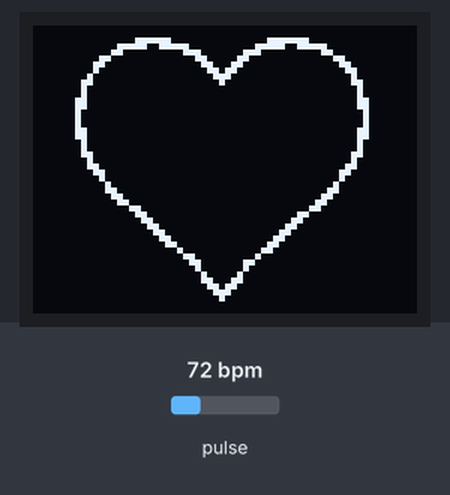
A sketch run on a simulated ESP8266 (Wemos D1 mini). Shown: 64×48 one-colour display. The test bench sets the inputs (shaded band); at power-on: pulse 72 bpm. What the sketch prints to the serial monitor is not drawn.

Above: at 4.2 s.
4.3 s: pulse set to 100 bpm
At 7.2 s:
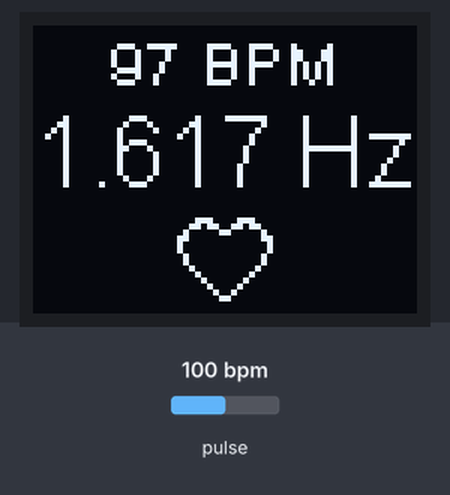
7.3 s: pulse set to 42 bpm
At 9.6 s:
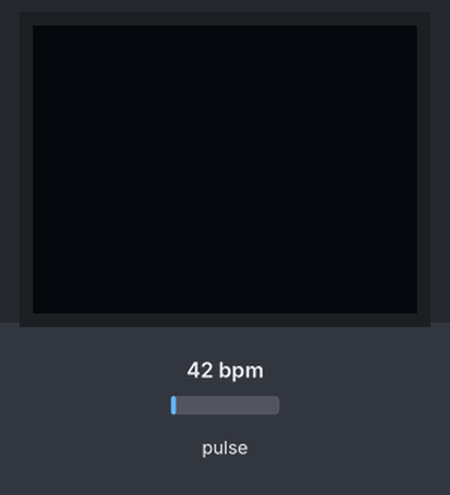
10.3 s: pulse set to 70 bpm
At 13.21 s:
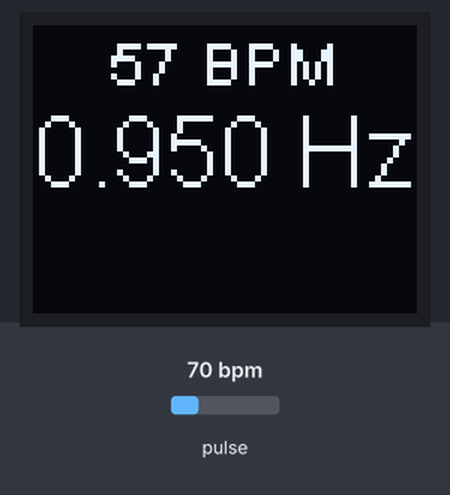
Timing chart, 0 to 14.7 s (numbered marks = the images above; inputs shaded):
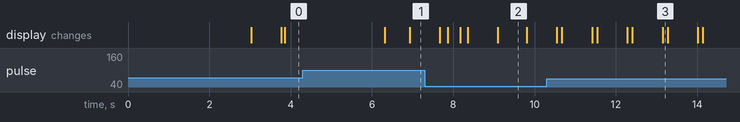

The sketch:

heart_beat.ino
```cpp
#include "config.h"
#include "SensorManager.h"
#include "DisplayController.h"

// Globale Instanzen
SensorManager sensor;
DisplayController display;

void setup() {
    Serial.begin(115200);
    delay(3000);
    Serial.println("start initialization...");

    // Initialisierung der Module
    sensor.begin();
    display.begin();

    Serial.println("System gestartet.");
}

void loop() {
    // Sensor prüfen
    sensor.update();                    // check if finger is present, update BPM if beat detected

    if (sensor.isBeatDetected()) {
        display.resetPulseAnimation();

        display.selectDisplayMode(1);   // beat deteced, but potentially not a full set of data

        if (sensor.fullSet()) {
            display.selectDisplayMode(2);  // beat detected, data set complete
            display.updateBPM(sensor.getBPM());    // transfer BPM to DisplayController

            Serial.print("BPM: ");
            Serial.println(sensor.getBPM());
        }
    }

    // Fingerprüfung → bei Verlust zurück zu Animation
    if (!sensor.isFingerPresent()) {
        display.selectDisplayMode(0);  // zurück zur Animation
        sensor.resetNoSamples();
    }

    if (sensor.isSignalLost()) {
        display.selectDisplayMode(0);  // Zurück zur Animation
        sensor.resetNoSamples();
    }

    // Display-Animation unabhängig weiterlaufen lassen
    display.update();

    // Zeitsteuerung (100 Hz)
    delay(10);
}
```

DisplayController.cpp
```cpp
#include "DisplayController.h"
#include "config.h"
#include "heart.h"
#include "heart_s.h"

void DisplayController::begin() {
    display.init();
    display.flipScreenVertically();  // <- Dreht Display in richtige Ausrichtung
    display.clear();
    display.display();
}

void DisplayController::updateBPM(int bpm) {
    currentBPM = bpm;
}

void DisplayController::update() {
    pulseAnimationState++;
    if (pulseAnimationState > 100) pulseAnimationState = 0;

    display.clear();

    switch (displayM) {
        case 0:
            if (pulseAnimationState < 50) {
                display.drawXbm(5, 0, heart_width, heart_height, heart_bits);
            }
            break;
        case 1:
            if (pulseAnimationState < 30) {
                display.drawXbm(5, 0, heart_width, heart_height, heart_bits);
            }
            break;
        case 2:
            if (pulseAnimationState < 30) {
                display.drawXbm(24, 32, heart_s_width, heart_s_height, heart_s_bits);
            }

            display.setFont(ArialMT_Plain_10);
            String dispBPM = String(currentBPM)+" BPM";
            int pixelWidth = display.getStringWidth(dispBPM);
            int offset = (64-pixelWidth)/2;
            if (offset<0) offset=0;
            display.drawString(offset, 0, String(currentBPM)+" BPM");

            display.setFont(ArialMT_Plain_16);
            float frequ = currentBPM / 60.0;               // Umwandlung in Hz
            String frequStr = String(frequ, 3);            // Umwandlung in String mit 3 Nachkommastellen
            frequStr += " Hz";
            pixelWidth = display.getStringWidth(frequStr);
            offset = (64-pixelWidth)/2;
            if (offset<0) offset=0;
            display.drawString(offset, 12, frequStr);

            break;
    }

    display.display();
}

void DisplayController::selectDisplayMode(int mode) {
    displayM = mode;
}

int DisplayController::displayMode() {
    return displayM;
}

void DisplayController::resetPulseAnimation() {
    pulseAnimationState = 0;
}
```

DisplayController.h
```cpp
#pragma once
#include <SSD1306Wire.h>

class DisplayController {
public:
    void begin();
    void update();
    void updateBPM(int bpm);
    void selectDisplayMode(int mode);
    int displayMode();
    void resetPulseAnimation();

private:
    SSD1306Wire display = SSD1306Wire(0x3C, D2, D1, GEOMETRY_64_48);  // ← Größe explizit gesetzt!

    int currentBPM = 0;
    int displayM = 0;
    int pulseAnimationState = 0;
    unsigned long lastPulseUpdate = 0;
};
```

SensorManager.cpp
```cpp
#include "SensorManager.h"
#include "config.h"

void SensorManager::begin() {
    Wire.begin();  // nutzt automatisch D1 (SCL) und D2 (SDA) beim D1 Mini
    Wire.setClock(400000);  // optional: 400kHz I2C für schnelleren Datentransfer

    if (!sensor.begin(Wire, I2C_SPEED_FAST)) {
        Serial.println("MAX30102 nicht gefunden.");
        while (1);
    }

    Serial.println("Sensor initialisiert. Warte auf Finger...");

    // Konfiguration wie im bewährten Beispiel
    sensor.setup();  // Default-Konfiguration (69 Samples/s)
    sensor.setPulseAmplitudeRed(0x0A);   // Red LED an (niedrig)
    sensor.setPulseAmplitudeGreen(0);    // Grün aus
    sensor.setPulseAmplitudeIR(0x0A);    // IR an (niedrig)

    beatDetected = false;
    lastBeat = 0;
    beatAvg = 0;
}

void SensorManager::update() {
    lastIR = sensor.getIR();  // 1 Sample pro Aufruf

    if (lastIR > 5000) {      // finger is present

        if (checkForBeat(lastIR)) {
        // Herzschlag erkannt
        long now = millis();
        long delta = now - lastBeat;
        lastBeat = now;

        beatsPerMinute = 60.0 / (delta / 1000.0);

        if (beatsPerMinute < 255 && beatsPerMinute > 20) {
            rates[rateSpot++] = (byte)beatsPerMinute;
            rateSpot %= RATE_SIZE;
            if (noSamples<RATE_SIZE) noSamples++;

            // Durchschnitt berechnen
            int sum = 0;
            for (byte i = 0; i < RATE_SIZE; i++) {
                sum += rates[i];
            }
            beatAvg = sum / RATE_SIZE;
        }

        beatDetected = true;
        }
    }
}

bool SensorManager::isBeatDetected() {
    if (beatDetected) {
        beatDetected = false;
        return true;
    }
    return false;
}

long SensorManager::getIR() {
    return lastIR;
}

float SensorManager::getBPM() {
    return beatAvg;
}

bool SensorManager::isFingerPresent() {
    return lastIR > 5000;
}

bool SensorManager::isSignalLost() {
    // Nur prüfen, wenn BPM bekannt
    if (beatsPerMinute < 30 || beatsPerMinute > 200) return false;

    long interval = 60.0 * 1000.0 / beatsPerMinute;
    long timeout = 1.5 * interval;

    return millis() - lastBeat > timeout;
}

bool SensorManager::fullSet() {
    return noSamples >= RATE_SIZE;
}

void SensorManager::resetNoSamples() {
    noSamples = 0;
}
```

SensorManager.h
```cpp
#pragma once

#include <Wire.h>
#include <MAX30105.h>
#include "heartRate.h"

class SensorManager {
public:
    void begin();
    void update();                  // check, if finger is present. If beat detected, update beatsPerMinute und beatDetected
    bool isBeatDetected();
    long getIR();
    float getBPM();
    bool isFingerPresent();
    bool isSignalLost();
    void resetNoSamples();
    bool fullSet();                 // returns true, if a full set of measurements has been acquired

private:
    MAX30105 sensor;
    long lastIR = 0;
    bool beatDetected = false;


    // Herzfrequenz-Analyse
    const static int RATE_SIZE = 5;
    byte rates[RATE_SIZE];
    byte rateSpot = 0;
    byte noSamples = 0;
    long lastBeat = 0;
    float beatsPerMinute = 0;
    float beatAvg = 0;
};
```

heart_s.h
```cpp
#define heart_s_width 16
#define heart_s_height 15
static unsigned char heart_s_bits[] = {
  0x38, 0x1C, 0x6C, 0x36, 0x82, 0x41, 0x03, 0xC0, 0x01, 0x80, 0x01, 0x80,
  0x02, 0x40, 0x02, 0x40, 0x04, 0x20, 0x08, 0x10, 0x10, 0x08, 0x20, 0x04,
  0x40, 0x02, 0x80, 0x01, 0x00, 0x00, };
```

config.h
```cpp
#pragma once

// I2C Pins für D1 Mini (ESP8266)
#define I2C_SDA         D2  // GPIO4
#define I2C_SCL         D1  // GPIO5

#define MAX_INT_PIN     -1  // nicht verwendet

#define SCREEN_WIDTH 64
#define SCREEN_HEIGHT 48
```

Source omitted: heart.h (data table, 2190 bytes)

Measured:
- after the input at 7.3 s, the display: first changes after 0.37 s (image 2 shows a later state)
- what the display in image 2 shows lasts 0.7 s, from 9.1 s to 9.8 s
